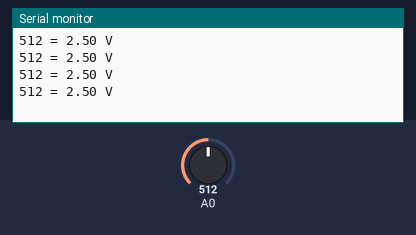
Simulated run of this sketch. Board: Arduino Uno, built with avr-gcc and run on an emulated ATmega328P. On the bench: the last lines printed to the serial monitor. The test bench sets the inputs (shaded band); at power-on: A0 = 512.

Above: at 1.2 s.
1.3 s: A0 set to 716
At 1.71 s:
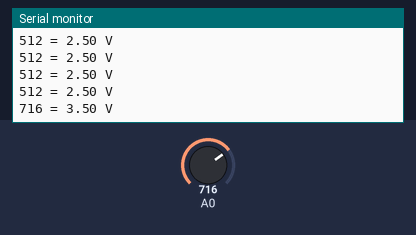
2.8 s: A0 set to 900
At 2.91 s:
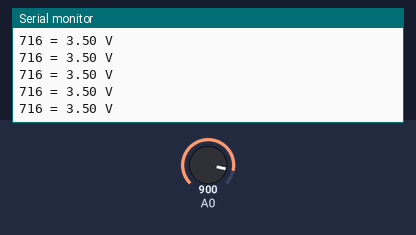
Timing chart, 0 to 5.8 s (numbered marks = the images above; inputs shaded):
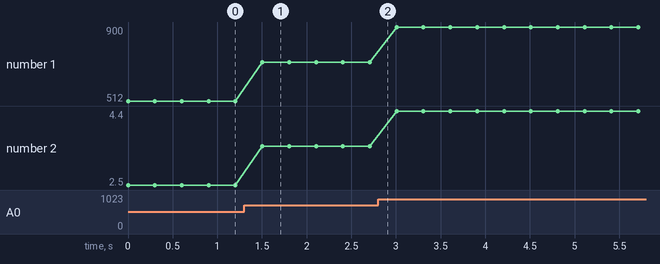

Measured:
- after the input at 1.3 s, the serial monitor: prints a new line after 0.20 s (image 1)
- plotted number 1: 512 → 716 after the input at 1.3 s, 716 → 900 after the input at 2.8 s
- plotted number 2: 2.5 → 3.5 after the input at 1.3 s, 3.5 → 4.4 after the input at 2.8 s

The sketch:

aula30_nivel2.ino
```cpp
// Aula 30 – Nível 2: Uma leitura, duas respostas
// pecas: ldr A0
// ler_luz devolve a leitura e a tensão pelos ponteiros
#include <Arduino.h>                          // funções do Arduino (pinMode, digitalWrite, delay...)
void ler_luz(int *leitura, float *volts) {    // duas saídas por ponteiro
  *leitura = analogRead(A0);                  // grava a leitura na variável de quem chamou
  *volts = *leitura * 5.0 / 1023.0;           // grava a tensão na outra variável
}

void setup() {                                // roda uma vez, quando a placa liga
  Serial.begin(9600);                         // abre o Monitor Serial a 9600 baud
}

void loop() {                                 // repete para sempre
  int bruto;                                  // declara bruto (int)
  float tensao;                               // declara tensao (float)
  ler_luz(&bruto, &tensao);                   // passa os endereços
  Serial.print(bruto);                        // envia bruto ao Monitor Serial
  Serial.print(" = ");                        // envia o texto ao Monitor Serial
  Serial.print(tensao, 2);                    // envia tensao ao Monitor Serial
  Serial.println(" V");                       // envia o texto ao Monitor Serial e quebra a linha
  delay(300);                                 // espera 300 ms
}
```
